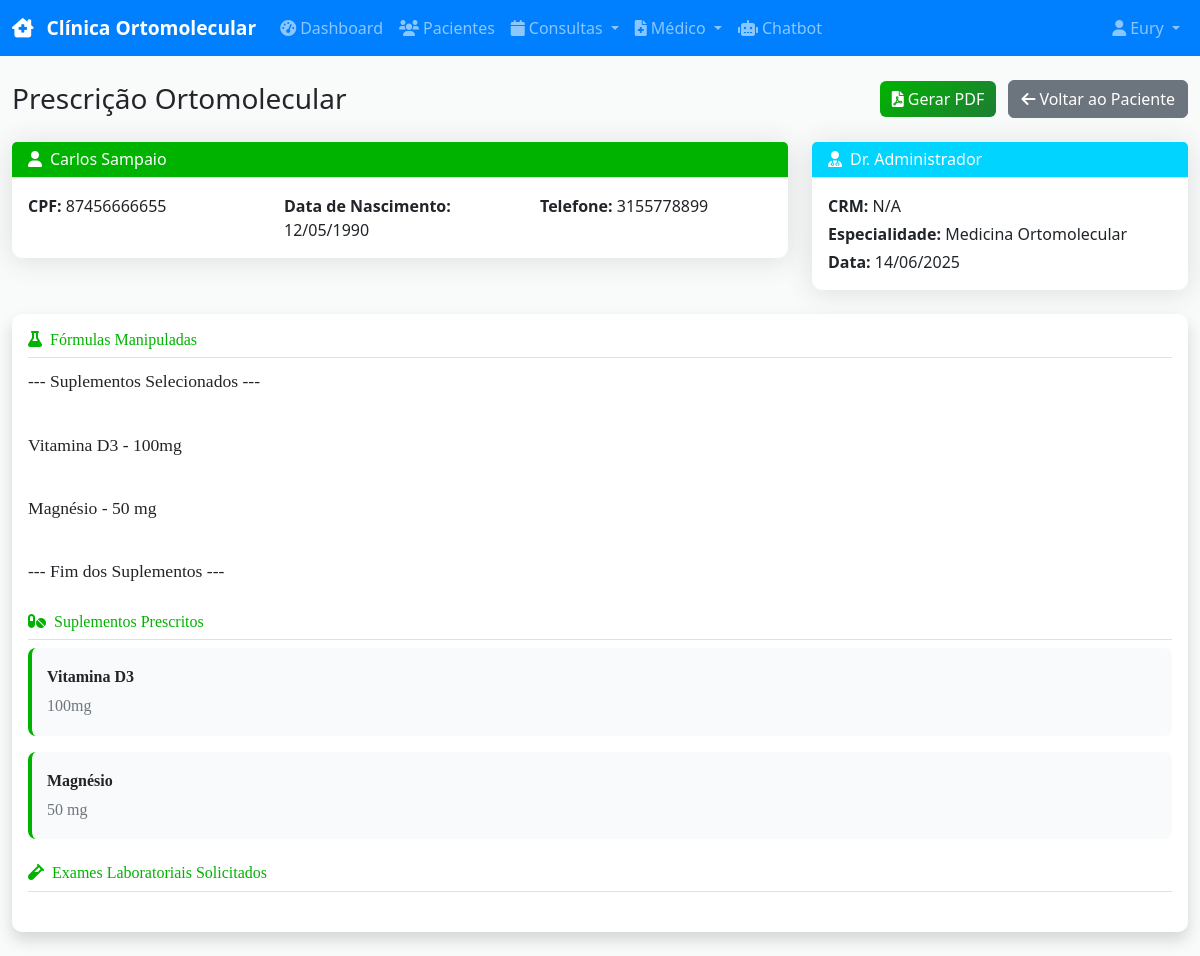
/prescriptions/1 (signed in), run on the app's committed database.
### models.py (models this page shows)
class User(UserMixin, db.Model):
    id = db.Column(db.Integer, primary_key=True)
    username = db.Column(db.String(80), unique=True, nullable=False)
    email = db.Column(db.String(120), unique=True, nullable=False)
    password_hash = db.Column(db.String(256), nullable=False)
    name = db.Column(db.String(100), nullable=False)
    role = db.Column(db.String(20), nullable=False, default='receptionist')  # admin, doctor, receptionist, financial
    crm = db.Column(db.String(20))  # For doctors
    specialty = db.Column(db.String(100))  # For doctors
    created_at = db.Column(db.DateTime, default=datetime.utcnow)
    is_active = db.Column(db.Boolean, default=True)

class Patient(db.Model):
    id = db.Column(db.Integer, primary_key=True)
    name = db.Column(db.String(100), nullable=False)
    cpf = db.Column(db.String(14), unique=True, nullable=False)
    birth_date = db.Column(db.Date, nullable=False)
    phone = db.Column(db.String(20), nullable=False)
    email = db.Column(db.String(120))
    address = db.Column(db.String(200))
    medical_history = db.Column(Text)
    allergies = db.Column(Text)
    current_medications = db.Column(Text)
    emergency_contact = db.Column(db.String(100))
    emergency_phone = db.Column(db.String(20))
    created_at = db.Column(db.DateTime, default=datetime.utcnow)
    appointments = db.relationship('Appointment', backref='patient', lazy=True)
    medical_records = db.relationship('MedicalRecord', backref='patient', lazy=True)
    prescriptions = db.relationship('Prescription', backref='patient', lazy=True)
    payments = db.relationship('Payment', backref='patient', lazy=True)

class Prescription(db.Model):
    id = db.Column(db.Integer, primary_key=True)
    patient_id = db.Column(db.Integer, db.ForeignKey('patient.id'), nullable=False)
    doctor_id = db.Column(db.Integer, db.ForeignKey('user.id'), nullable=False)
    medical_record_id = db.Column(db.Integer, db.ForeignKey('medical_record.id'))
    date = db.Column(db.DateTime, default=datetime.utcnow)
    custom_formulas = db.Column(Text)  # Fórmulas manipuladas
    supplements_prescribed = db.Column(Text)  # JSON with supplement IDs and dosages
    lab_tests_requested = db.Column(Text)  # JSON with lab test IDs
    additional_instructions = db.Column(Text)
    observations = db.Column(Text)
    doctor = db.relationship('User', backref='prescriptions')
    medical_record = db.relationship('MedicalRecord', backref='prescriptions')

class Supplement(db.Model):
    id = db.Column(db.Integer, primary_key=True)
    name = db.Column(db.String(100), nullable=False)
    category = db.Column(db.String(50))  # vitamin, mineral, amino_acid, herb, etc.
    description = db.Column(Text)
    dosage_info = db.Column(Text)  # Posologia
    observations = db.Column(Text)
    is_active = db.Column(db.Boolean, default=True)
    created_at = db.Column(db.DateTime, default=datetime.utcnow)

### routes.py (the view)
@app.route('/prescriptions/<int:id>')
@login_required
def prescription_view(id):
    prescription = Prescription.query.get_or_404(id)
    return render_template('prescriptions/view.html', prescription=prescription, supplements=Supplement)

### app.py (called while the page is built)
@login_manager.user_loader
def load_user(user_id):
    from models import User
    return User.query.get(int(user_id))

@app.template_filter('from_json')
def from_json_filter(value):
    try:
        return json.loads(value) if value else []
    except (json.JSONDecodeError, TypeError):
        return []

### templates/prescriptions/view.html (shortened to what this page needs)
{% extends "base.html" %}
{% block content %}
<div class="container-fluid">
    <div class="row">
        <div class="col-12">
            <div class="d-sm-flex align-items-center justify-content-between mb-4">
                <h1 class="h3 mb-0 text-gray-800">Prescrição Ortomolecular</h1>
                <div>
                    <a href="{{ url_for('prescription_pdf', id=prescription.id) }}" class="btn btn-success me-2" target="_blank">
                        <i class="fas fa-file-pdf me-1"></i>Gerar PDF
                    </a>
                    <a href="{{ url_for('patient_view', id=prescription.patient.id) }}" class="btn btn-secondary">
                        <i class="fas fa-arrow-left me-1"></i>Voltar ao Paciente
                    </a>
                </div>
            </div>
        </div>
    </div>
    <div class="row mb-4">
        <div class="col-md-8">
            <div class="card border-success">
                <div class="card-header bg-success text-white">
                    <h6 class="m-0"><i class="fas fa-user me-2"></i>{{ prescription.patient.name }}</h6>
                </div>
                <div class="card-body">
                    <div class="row">
                        <div class="col-md-4">
                            <strong>CPF:</strong> {{ prescription.patient.cpf }}
                        </div>
                        <div class="col-md-4">
                            <strong>Data de Nascimento:</strong> {{ prescription.patient.birth_date.strftime('%d/%m/%Y') }}
                        </div>
                        <div class="col-md-4">
                            <strong>Telefone:</strong> {{ prescription.patient.phone }}
                        </div>
                    </div>
                </div>
            </div>
        </div>
        <div class="col-md-4">
            <div class="card border-info">
                <div class="card-header bg-info text-white">
                    <h6 class="m-0"><i class="fas fa-user-md me-2"></i>Dr. {{ prescription.doctor.name }}</h6>
                </div>
                <div class="card-body">
                    <p class="mb-1"><strong>CRM:</strong> {{ prescription.doctor.crm or 'N/A' }}</p>
                    <p class="mb-1"><strong>Especialidade:</strong> {{ prescription.doctor.specialty or 'Medicina Ortomolecular' }}</p>
                    <p class="mb-0"><strong>Data:</strong> {{ prescription.date.strftime('%d/%m/%Y') }}</p>
                </div>
            </div>
        </div>
    </div>
    <div class="row">
        <div class="col-12">
            <div class="card shadow mb-4">
                <div class="card-body prescription-content">
                    {% if prescription.custom_formulas %}
                    <div class="mb-4">
                        <h6 class="text-success border-bottom pb-2">
                            <i class="fas fa-flask me-2"></i>Fórmulas Manipuladas
                        </h6>
                        <div class="prescription-text">{{ prescription.custom_formulas | replace('\n', '<br>') | safe }}</div>
                    </div>
                    {% endif %}
                    {% if prescription.supplements_prescribed %}
                    <div class="mb-4">
                        <h6 class="text-success border-bottom pb-2">
                            <i class="fas fa-pills me-2"></i>Suplementos Prescritos
                        </h6>
                        {% set supplement_ids = prescription.supplements_prescribed | from_json %}
                        {% if supplement_ids %}
                            {% for supplement_id in supplement_ids %}
                                {% set supplement = supplements.query.get(supplement_id) %}
                                {% if supplement %}
                                <div class="prescription-item mb-3">
                                    <strong>{{ supplement.name }}</strong>
                                    {% if supplement.dosage_info %}
                                    <div class="text-muted">{{ supplement.dosage_info }}</div>
                                    {% endif %}
                                </div>
                                {% endif %}
                            {% endfor %}
                        {% endif %}
                    </div>
                    {% endif %}
                    {% if prescription.lab_tests_requested %}
                    <div class="mb-4">
                        <h6 class="text-success border-bottom pb-2">
                            <i class="fas fa-vial me-2"></i>Exames Laboratoriais Solicitados
                        </h6>
                        {% set lab_test_ids = prescription.lab_tests_requested | from_json %}
                    </div>
                    {% endif %}
                </div>
            </div>
        </div>
    </div>
</div>
{% endblock %}

### templates/base.html (shortened to what this page needs)
<!DOCTYPE html>
<html lang="pt-BR">
<head>
    <link href="https://cdn.jsdelivr.net/npm/bootstrap@5.3.0/dist/css/bootstrap.min.css" rel="stylesheet">
    <link href="https://cdnjs.cloudflare.com/ajax/libs/font-awesome/6.0.0/css/all.min.css" rel="stylesheet">
    <link href="https://cdn.jsdelivr.net/npm/fullcalendar@6.1.8/index.global.min.css" rel="stylesheet">
    <link href="{{ url_for('static', filename='css/style.css') }}" rel="stylesheet">
</head>
<body>
    {% if current_user.is_authenticated %}
    <nav class="navbar navbar-expand-lg navbar-dark bg-primary fixed-top">
        <div class="container-fluid">
            <a class="navbar-brand" href="{{ url_for('dashboard') }}">
                <i class="fas fa-clinic-medical me-2"></i>
                Clínica Ortomolecular
            </a>
            <div class="collapse navbar-collapse" id="navbarNav">
                <ul class="navbar-nav me-auto">
                    <li class="nav-item">
                        <a class="nav-link" href="{{ url_for('dashboard') }}">
                            <i class="fas fa-tachometer-alt me-1"></i>Dashboard
                        </a>
                    </li>
                    <li class="nav-item">
                        <a class="nav-link" href="{{ url_for('patients_list') }}">
                            <i class="fas fa-users me-1"></i>Pacientes
                        </a>
                    </li>
                    <li class="nav-item dropdown">
                        <a class="nav-link dropdown-toggle" href="#" role="button" data-bs-toggle="dropdown">
                            <i class="fas fa-calendar me-1"></i>Consultas
                        </a>
                    </li>
                    {% if current_user.role in ['doctor', 'admin'] %}
                    <li class="nav-item dropdown">
                        <a class="nav-link dropdown-toggle" href="#" role="button" data-bs-toggle="dropdown">
                            <i class="fas fa-file-medical me-1"></i>Médico
                        </a>
                    </li>
                    {% endif %}
                    <li class="nav-item">
                        <a class="nav-link" href="{{ url_for('chatbot') }}">
                            <i class="fas fa-robot me-1"></i>Chatbot
                        </a>
                    </li>
                </ul>
                <ul class="navbar-nav">
                    <li class="nav-item dropdown">
                        <a class="nav-link dropdown-toggle" href="#" role="button" data-bs-toggle="dropdown">
                            <i class="fas fa-user me-1"></i>{{ current_user.name }}
                        </a>
                    </li>
                </ul>
            </div>
        </div>
    </nav>
    {% endif %}
    <main class="{% if current_user.is_authenticated %}main-content{% endif %}">
        {% block content %}{% endblock %}
    </main>
</body>
</html>

### static/css/style.css (style rules this page uses)
:root { --primary: 210 100% 50%; --primary-dark: 210 100% 35%; --success: 120 100% 35%; --info: 190 100% 50%; --warning: 45 100% 50%; --danger: 0 100% 50%; --light: 210 11% 98%; --dark: 210 11% 21%; --gray-100: 210 17% 98%; --gray-200: 210 14% 89%; --gray-300: 210 11% 71%; --gray-400: 210 9% 53%; --gray-500: 210 7% 46%; --gray-600: 210 9% 31%; --gray-700: 210 10% 23%; --gray-800: 210 11% 15%; --gray-900: 210 11% 7%; }
body { font-family: 'Segoe UI', Tahoma, Geneva, Verdana, sans-serif; background-color: hsl(var(--light)); color: hsl(var(--gray-800)); }
.main-content { padding-top: 80px; min-height: 100vh; background-color: hsl(var(--light)); }
.card { border: none; border-radius: 10px; box-shadow: 0 0.15rem 1.75rem 0 rgba(58, 59, 69, 0.15); }
.card-header { background-color: transparent; border-bottom: 1px solid hsl(var(--gray-200)); }
.navbar-brand { font-weight: 600; font-size: 1.2rem; }
.nav-link { font-weight: 500; transition: all 0.2s ease; }
.btn { border-radius: 6px; font-weight: 500; transition: all 0.2s ease; }
.btn-success { background: linear-gradient(135deg, hsl(var(--success)) 0%, #1e7e34 100%); border: none; }
.prescription-content { font-family: 'Times New Roman', serif; line-height: 1.8; }
.prescription-text { white-space: pre-line; font-size: 1.1rem; line-height: 1.8; }
.prescription-item { background-color: hsl(var(--gray-100)); padding: 15px; border-radius: 8px; border-left: 4px solid hsl(var(--success)); }
.text-gray-800 { color: hsl(var(--gray-800)) !important; }
.text-success { color: hsl(var(--success)) !important; }
.text-muted { color: hsl(var(--gray-500)) !important; }
.bg-primary { background-color: hsl(var(--primary)) !important; }
.bg-success { background-color: hsl(var(--success)) !important; }
.bg-info { background-color: hsl(var(--info)) !important; }

### data on the page
User: name "Eury"
Patient: patient.name "Carlos Sampaio", patient.cpf "87456666655", patient.birth_date "12/05/1990", patient.phone "3155778899"
User: doctor.name "Administrador", doctor "N/A", doctor "Medicina Ortomolecular"
Prescription: date "14/06/2025", custom_formulas "--- Suplementos Selecionados --- Vitamina D3 - 100mg Magnésio - 50 mg --- Fim dos Suplementos ---"
Supplement: name "Vitamina D3", dosage_info "100mg"
Supplement: name "Magnésio", dosage_info "50 mg"
